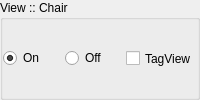
          <widget class="QGroupBox" name="gbChairOption">
           <property name="title">
            <string>View :: Chair</string>
           </property>
           <layout class="QHBoxLayout" name="horizontalLayout_4">
            <property name="spacing">
             <number>0</number>
            </property>
            <property name="sizeConstraint">
             <enum>QLayout::SetMinimumSize</enum>
            </property>
            <property name="margin">
             <number>0</number>
            </property>
            <item>
             <widget class="QRadioButton" name="radioChairViewOn">
              <property name="text">
               <string>On</string>
              </property>
              <property name="checked">
               <bool>true</bool>
              </property>
             </widget>
            </item>
            <item>
             <widget class="QRadioButton" name="radioChairViewOff">
              <property name="text">
               <string>Off</string>
              </property>
              <property name="checked">
               <bool>false</bool>
              </property>
             </widget>
            </item>
            <item>
             <widget class="QCheckBox" name="ckbChairTagView">
              <property name="sizePolicy">
               <sizepolicy hsizetype="Minimum" vsizetype="Minimum">
                <horstretch>0</horstretch>
                <verstretch>0</verstretch>
               </sizepolicy>
              </property>
              <property name="locale">
               <locale language="English" country="UnitedStates"/>
              </property>
              <property name="text">
               <string>TagView</string>
              </property>
             </widget>
            </item>
           </layout>
          </widget>
